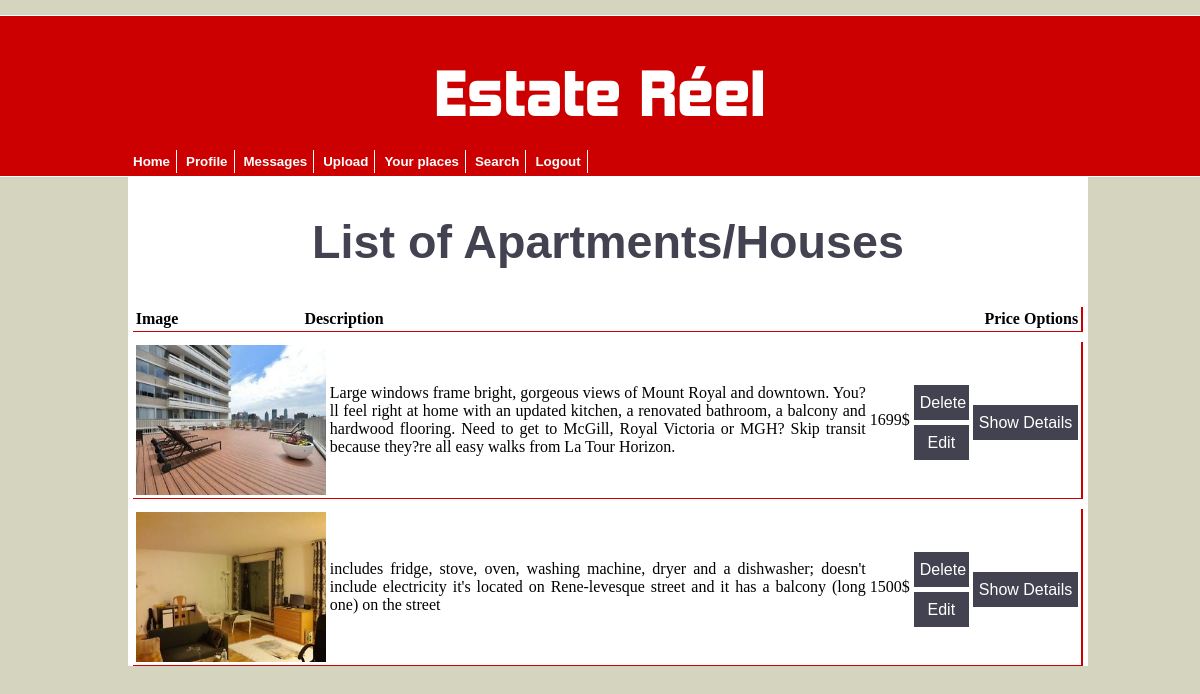
Page /displayApartments.php (signed in) on the committed database.
### tables this page shows
CREATE TABLE IF NOT EXISTS `apartment_images` (
`image_id` int(5) NOT NULL,
  `dwelling_Id` int(6) NOT NULL,
  `file_name` varchar(200) NOT NULL,
  `file_size` varchar(200) NOT NULL,
  `file_type` varchar(200) NOT NULL
);

CREATE TABLE IF NOT EXISTS `dwellings` (
`dwelling_Id` int(6) NOT NULL,
  `address_id` int(4) NOT NULL,
  `user_id` int(6) NOT NULL,
  `type` varchar(255) DEFAULT NULL,
  `description` varchar(1000) DEFAULT NULL,
  `no_of_rooms` int(11) DEFAULT NULL,
  `no_of_bathrooms` int(11) DEFAULT NULL,
  `no_of_living_rooms` int(11) DEFAULT NULL,
  `price` int(11) DEFAULT NULL,
  `rangeType` varchar(50) DEFAULT NULL
);

### classes/databaseClass.php (called while the page is built, shortened)
<?php
	class Database{
		public $connection;
		public function createConnection(){
			$servername = "localhost";
			$username = "root";
			$password = "";
			$db = "PHP_database";
			$this->connection = new mysqli($servername, $username, $password, $db);
			$this->connection->set_charset("utf8");
			return $this->connection;
		}
		public function getResultSetAsArray($query){
			$rs = mysqli_query($this->createConnection(), $query) or die($this->connection->error);
			if($rs->num_rows > 0){
				$index = 0;
				while($row = $rs->fetch_assoc()){
					foreach ($row as $key => $value) {
						$arrayAsResult[$index][$key] = $value;
					}
					$index++;
				}
				return $arrayAsResult;
			}
			return null;
		}
	}
?>

### classes/loginClass.php (called while the page is built, shortened)
<?php
	class Login extends Database{
		public function getRangeType($username){
			$rangeTypeArray = $this->getSpecificUser($username);
			$type = "";
			for ($row=0; $row < count($rangeTypeArray); $row++) {
				$type = $rangeTypeArray[$row]['rangeType'];
			}
			return $type;
		}
		public function getSpecificUser($username){
			return parent::getResultSetAsArray("SELECT * FROM users WHERE username = '$username'");
		}
		public function getUserId(){
			$selectUserId = "SELECT user_id FROM users WHERE username = '" . $_SESSION['USERNAME'] . "'";
			$rs = mysqli_query(parent::createConnection(), $selectUserId);
			if ($rs->num_rows > 0) {
				while($row = $rs->fetch_assoc()) {
					$user_id = $row['user_id'];
				}
				return $user_id;
			}
			return null;
		}
	}
?>

### classes/productClass.php (called while the page is built, shortened)
<?php
	class Product extends Database{
		public function displayOwnerProducts($userId){
			$query = "SELECT * FROM dwellings INNER JOIN apartment_images
								 ON dwellings.dwelling_Id = apartment_images.dwelling_Id
							  WHERE dwellings.user_id = $userId
						   GROUP BY dwellings.dwelling_Id";
			return parent::getResultSetAsArray($query);
		}
	}
?>

### displayApartments.php (the view, shortened to what this page needs)
<html>
    <head>
         <link rel="stylesheet" type="text/css" href="CSS/mainLayout.css">
    </head>
<?php
	include('PreCode/header.php');
	$userId = $loginObj->getUserId();
?>
<?php
	$type = $loginObj->getRangeType($_SESSION['USERNAME']);
	$rs = $productObj->displayOwnerProducts($userId);
?>
	<h2>List of Apartments/Houses</h2>
	<table id="apt" align="center">
		<tbody>
			<tr>
				<th id="image">Image</th>
				<th id="descr" style="width: 800px;">Description</th>
				<th id="priceH">Price</th>
				<th id="option">Options</th>
			</tr>
		</tbody>
	</table>
			<?php
				if (count($rs) > 0) {
					for($row = 0; $row < count($rs); $row++){
						echo "<table id='apt2' align='center'><tbody>";
						echo "<tr>";
						echo "<td><img id='placeImg' src='apartment_images/" . $rs[$row]['file_name'] . "'/></td>" .
							 "<td style='width: 800px;'>" . $rs[$row]['description'] . "</td>" .
							 "<td>" . $rs[$row]['price'] . "$</td>";
			?>
						<form name="deleteApart" method="POST" action="">
							<td>
								<input id='delete' name='delete' type='submit' value='Delete' />
								<input id='edit' name='edit' type='submit' value='Edit' />
							</td>
						</form>
						<form name="showApart" method="GET" action="showDetails.php">
							<td>
								<input id='showD' name='showDetail' type='submit' value='Show Details' />
							</td>
						</form>
			<?php
						echo "</tr>";
					}
				}
			?>
		</tbody>
	</table>
</body>
</html>

### CSS/mainLayout.css (style rules this page uses)
body { background-color: #D4D4BF; text-align: center; height: 100%; }
h2 { font-family: 'Gotham Book', Gotham-Book, sans-serif; font-weight: bold; color: #424250; font-size: 35pt; }
#apt, #apt2 { height: auto; margin-top: 10px; border-right: 2px solid #C00; border-bottom: 1px solid #C00; width: 99%; text-align: justify; cursor: pointer; }
#apt2 { cursor: default; }
#image { width: 190px; }
#placeImg { height: 150px; width: 190px; }
#descr { width: 70%; }
#delete, #edit, #showD { width: 55px; border: none; height: 35px; font-size: 12pt; margin-top: 5px; background-color: #424250; color: white; }
#showD { width: auto; }

### rows in the picture
apartment_images: file_name (picture), dwelling_Id.description "Large windows frame bright, gorgeous views of Mount Royal and downtown. You?ll feel right at home with an updated kitchen, a renovated bathroom, a balcony and hardwood flooring. Need to get to McGill, Royal Victoria or MGH? Skip transit because they?re all easy walks from La Tour Horizon.", dwelling_Id.price "1699"
apartment_images: file_name (picture), dwelling_Id.description "includes fridge, stove, oven, washing machine, dryer and a dishwasher; doesn't include electricity it's located on Rene-levesque street and it has a balcony (long one) on the street", dwelling_Id.price "1500"
